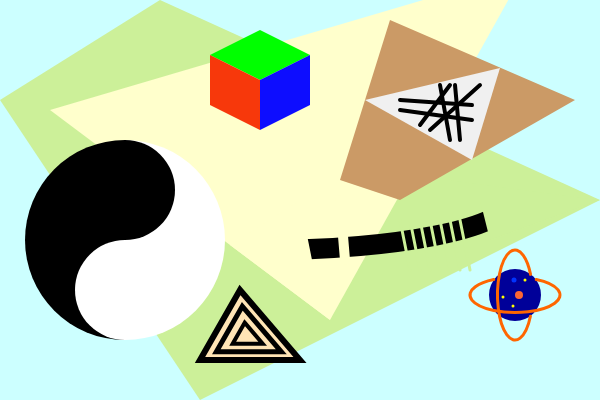
Frame 1 (no input)
Frame 2 (the mouse pressed at the canvas centre, redrawn once): identical to frame 1, image omitted

The p5.js sketch that drew this single still picture (run headless with seeded random() and noise() and a simulated clock; the mouse was pressed at the canvas centre and the sketch redrawn once):

// p5.js sketch
// ── sketch.js
let c1, c2, c3;
let x1, x2, x3, y1, y2, y3, cx, cy;

function setup() {
  createCanvas(600, 400);
}

function draw() {
  // 1. 뒷배경 및 기본 도형들
  noStroke();
  background(204, 255, 255); // 연하늘색 바탕
  
  fill(204, 240, 153);
  quad(160, 0, 0, 100, 200, 400, 600, 200); // 연두색 사각형
  
  fill(255, 255, 204);
  triangle(330, 320, 50, 110, 525, -30); // 연노란색 삼각형
  
  fill(203, 154, 102);
  quad(390, 20, 340, 180, 400, 200, 575, 100); // 갈색 사각형
  
  fill(240);
  triangle(365, 100, 472, 160, 500, 68); // 갈색 위 흰색 삼각형
  
  // 2. 음양 문양 (위치를 y축 기준 위로 30픽셀 올림: 270 -> 240)
  stroke(0);
  strokeWeight(0);
  
  let yinYangX = 125;
  let yinYangY = 240; // 기존 270에서 240으로 변경하여 위로 이동
  
  // 음양 전체 바깥 원 (검은색 반원 + 흰색 반원)
  fill(0);
  arc(yinYangX, yinYangY, 200, 200, HALF_PI, HALF_PI + PI);
  fill(255);
  arc(yinYangX, yinYangY, 200, 200, HALF_PI + PI, HALF_PI);
  
  // 내부 맞물리는 원들
  fill(255);
  arc(yinYangX, yinYangY + 50, 100, 100, HALF_PI, HALF_PI + PI);
  fill(0);
  arc(yinYangX, yinYangY - 50, 100, 100, HALF_PI + PI, HALF_PI);

  
  // 3. 칼집/낙서 모양
  stroke(0);  
  strokeWeight(4);
  line(400, 110, 472, 120);
  line(400, 100, 472, 105);
  line(440, 85, 450, 140);
  line(455, 85, 460, 140);
  line(480, 85, 430, 130);
  line(450, 85, 420, 125);
  
  // 4. 입체 큐브
  noStroke();
  fill(0, 255, 0);     // 윗면: 초록색
  quad(260, 30, 310, 55, 260, 80, 210, 55);
  fill(247, 56, 11);   // 왼쪽: 빨간색 계열
  quad(210, 55, 260, 80, 260, 130, 210, 105);
  fill(13, 13, 255);   // 오른쪽: 파란색
  quad(260, 80, 310, 55, 310, 105, 260, 130);
  
  // 5. 바코드 및 가림막 레이어
  stroke(0);
  strokeWeight(20);
  noFill();
  arc(260, 200, 500, 100, 0, HALF_PI); // 검은색 굵은 곡선
  
  // 배경색과 맞춰서 곡선 일부를 가리는 사각형들
  fill(255, 255, 204);
  noStroke();
  quad(330, 320, 230, 245, 300, 200, 320, 300);
  fill(204, 240, 153);
  quad(450, 180, 600, 200, 490, 240, 480, 200);
  
  // 바코드 잔선들
  stroke(255, 255, 204);
  strokeWeight(10);
  line(340, 200, 345, 260);
  stroke(204, 240, 153);
  strokeWeight(3);
  line(400, 220, 410, 270);
  line(410, 220, 420, 270);
  line(420, 220, 430, 270);
  line(430, 220, 440, 270);
  line(440, 220, 450, 270);
  line(450, 220, 460, 270);
  line(460, 220, 470, 270);
  
  // 6. 하단 겹친 삼각형 (선 두께 줄임: 8, 6, 4 -> 4, 3, 2)
  x1 = 240; y1 = 290;
  x2 = 300; y2 = 360;
  x3 = 200; y3 = 360;
  cx = (x1 + x2 + x3) / 3;
  cy = (y1 + y2 + y3) / 3;

  // 제일 바깥 큰 삼각형 (두께 4)
  strokeWeight(6); stroke(0); fill(255, 228, 181);
  triangle(x1, y1, x2, y2, x3, y3);

  // 중간 삼각형 (두께 3, 고정 비율 0.65)
  strokeWeight(5); fill(255, 228, 181);
  triangle(
    cx + (x1 - cx) * 0.65, cy + (y1 - cy) * 0.65,
    cx + (x2 - cx) * 0.65, cy + (y2 - cy) * 0.65,
    cx + (x3 - cx) * 0.65, cy + (y3 - cy) * 0.65
  );

  // 제일 안쪽 작은 삼각형 (두께 2, 고정 비율 0.3)
  strokeWeight(4); fill(255, 228, 181); 
  triangle(
    cx + (x1 - cx) * 0.3, cy + (y1 - cy) * 0.3,
    cx + (x2 - cx) * 0.3, cy + (y2 - cy) * 0.3,
    cx + (x3 - cx) * 0.3, cy + (y3 - cy) * 0.3
  );
  
  // 7. 우하단 고정된 행성
  push(); 
  translate(515, 295); 

  // 행성 본체
  noStroke();
  fill(0, 0, 153);
  circle(0, 0, 52); 

  // 행성 표면 점들
  strokeWeight(3);
  stroke(255, 255, 0); // 노란색 점들
  point(-12, 2); 
  point(-2, 11); 
  point(10, -15);

  stroke(252, 102, 52); // 중앙 주황색 큰 점
  strokeWeight(8);
  point(4, 0); 

  stroke(0, 51, 255); // 파란색 점
  strokeWeight(5);
  point(-1, -15); 
  noStroke();

  // 고리/아치 표현
  noFill();
  stroke(255, 102, 0);
  strokeWeight(3);
  arc(0, 0, 90, 35, radians(324), radians(216));
  arc(0, 0, 35, 90, radians(54), radians(307));

  pop(); 
  
  noLoop();
}
